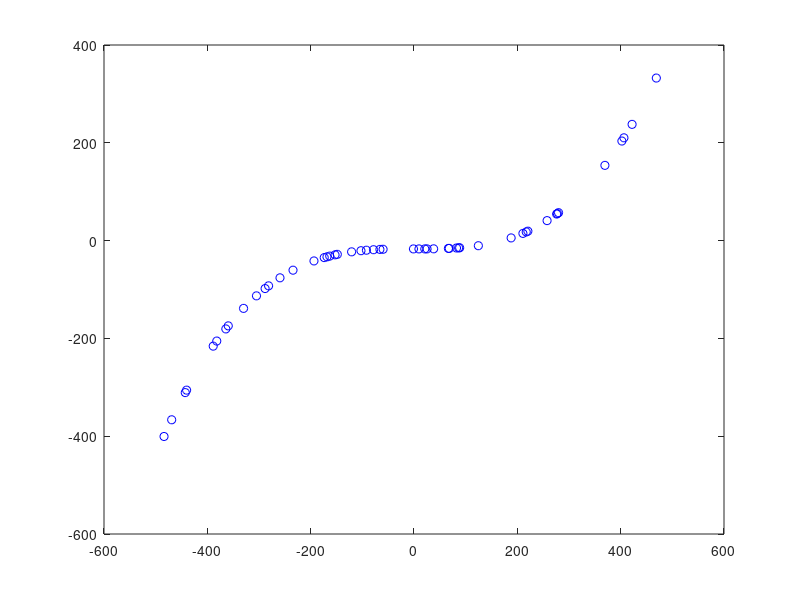

Recreate this plot in MATLAB. (Note: this script raises an error after producing the figure.)

a = -500; % start of interval
b = 500; % end of interval

% uniform distribution of points between 10 and 100
x = rand(1,50) .* (b-a) + a;


% fun = @(x) x.^3.2 - x - 1;
% fun = @(x) 3*x.^1.4 - 17

% y = fun(x)


y = 0.2 * x .^ 3 / (3^10) - 17
plot(x,y,'bo');

in_x = linspace(a,b, 100);

% plot with blue circles

out_y = lagrange_points(in_x, x, y);

hold on;
plot(in_x, out_y, 'g-');


